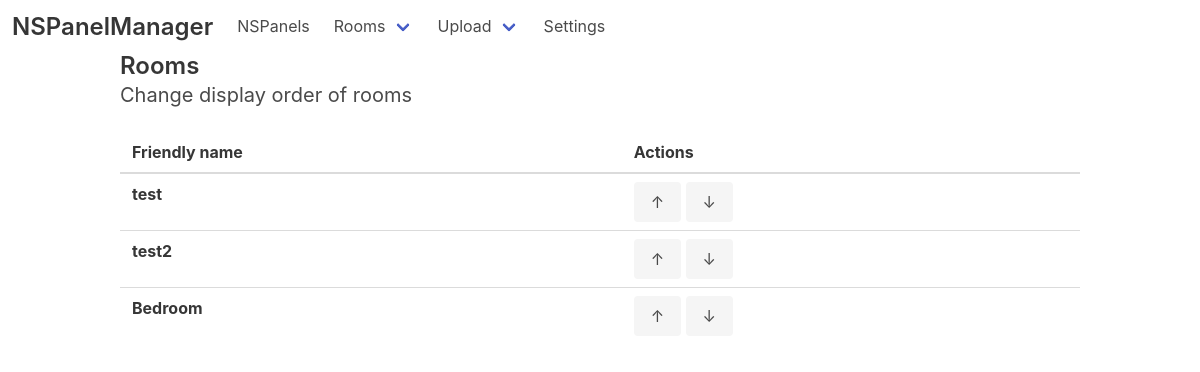
The app's page /rooms/order, older data.
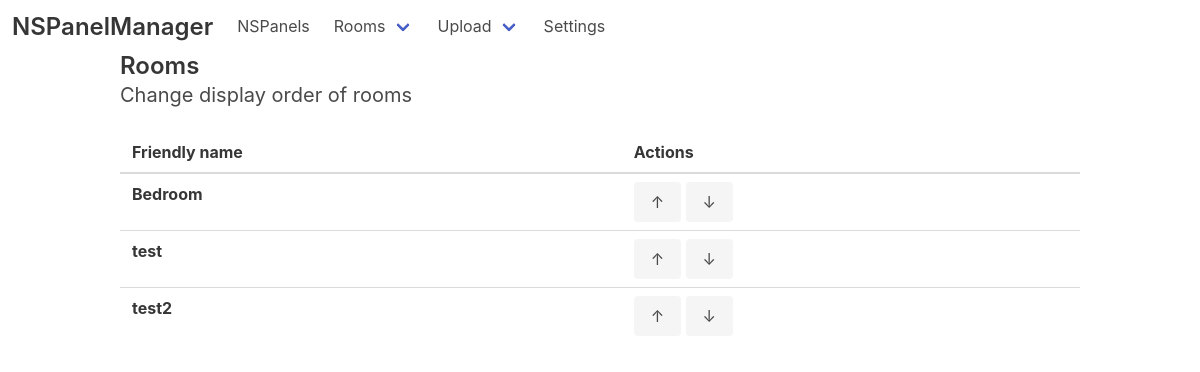
The same page, newer data.
### web/models.py (models this page shows)
class Room(models.Model):
    def number():
        no = Room.objects.all().count()
        if no == None:
            return 1
        else:
            return no + 1
    friendly_name = models.CharField(max_length=30)
    displayOrder = models.IntegerField(default=number)

### web/views.py (the view)
# urls.py: path('rooms/order', views.rooms_order, name='rooms_order'),
def rooms_order(request):
    return render(request, 'rooms_order.html', {'rooms': Room.objects.all().order_by('displayOrder')})

### web/templates/rooms_order.html
{% extends 'base.html' %}
{% block content %}
<h2 class="title is-4">Rooms</h2>
<h2 class="title subtitle">Change display order of rooms</h2>
<table class="table is-fullwidth is-hoverable">
    <thead>
        <tr>
            <th>Friendly name</th>
            <th>Actions</th>
        </tr>
    </thead>
    <tbody>
        {% for room in rooms %}
        <tr data-roomId="{{ room.id }}">
            <th>{{ room.friendly_name }}</th>
            <td>
                <button type="button" class="button is-light" onclick="window.location = '/moveRoomUp/{{ room.id }}'">
                    ↑</button>
                <button type="button" class="button is-light" onclick="window.location = '/moveRoomDown/{{ room.id }}'">
                    ↓</button>
            </td>
        </tr>
        {% endfor %}
    </tbody>
</table>
{% endblock %}

Row changes from the older to the newer data that the page shows:
changed Room "Bedroom": moves up the list
